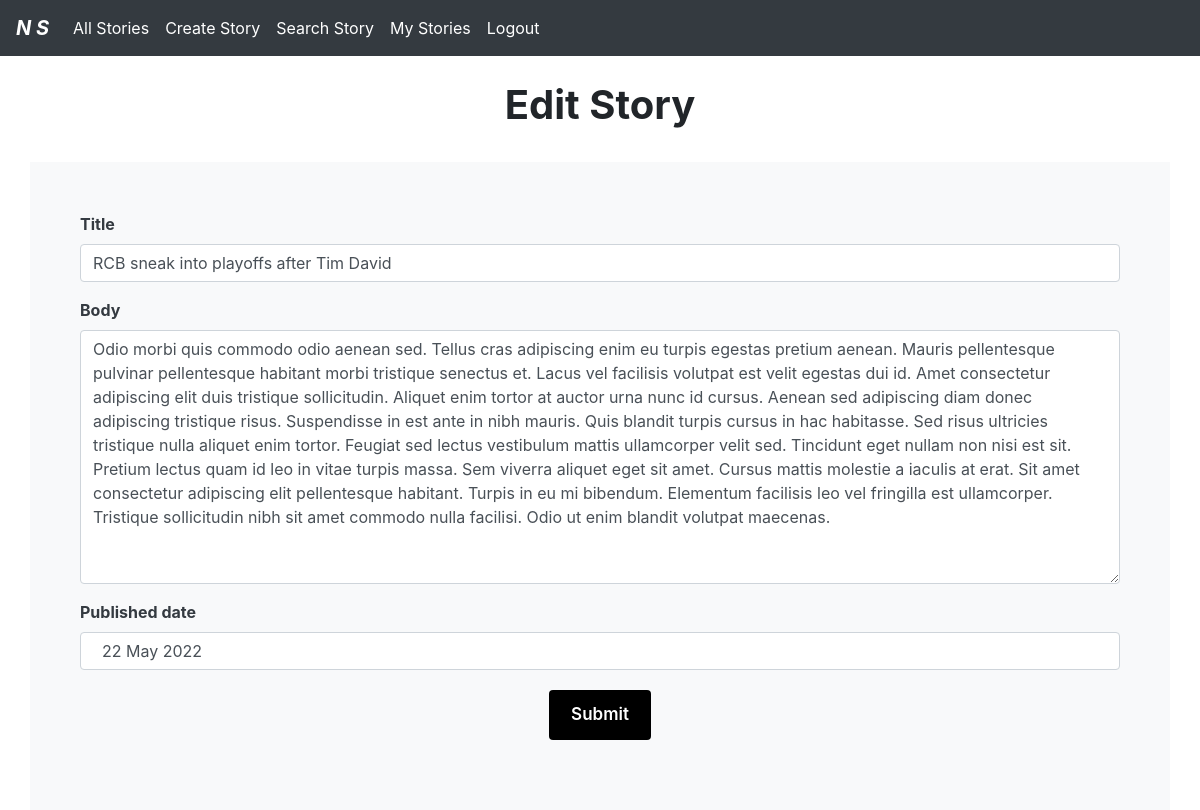
The page /edit.php?Story_id=21 (signed in) on the database its author committed.
### tables this page shows
CREATE TABLE IF NOT EXISTS `story` (
  `id` bigint(20) NOT NULL AUTO_INCREMENT,
  `title` text NOT NULL,
  `body` longtext NOT NULL,
  `p_date` date NOT NULL,
  `user_id` varchar(50) DEFAULT NULL,
  `str_date` varchar(255) DEFAULT NULL,
  PRIMARY KEY (`id`),
  KEY `user_id` (`user_id`)
);

### edit.php (the view, shortened to what this page needs)
<?php
include('db.php');
include('nav.php');
?>
<?php
if (isset($_GET['Story_id']))
{
$Story_id=$_GET['Story_id'];
$sql= "Select *  FROM story where id= $Story_id";
$result = mysqli_query($connection, $sql);
$result = mysqli_fetch_assoc($result);
$N_title= $result['title'];
$N_title=htmlentities($N_title);
$N_text= $result['body'];
$N_date=$result['str_date'];
}
?>
<!DOCTYPE html>
<html lang="en">
<head>
    <link rel="stylesheet" href="https://cdn.jsdelivr.net/npm/bootstrap@4.3.1/dist/css/bootstrap.min.css">
    <link
      rel="stylesheet"
      href="//code.jquery.com/ui/1.13.0/themes/base/jquery-ui.css"
    />
</head>
<body>
<div class= "container " style=" padding:25px; text-align:center;" >
<h1> <b> Edit Story </b></h1>
</div>
  <div class= "container  bg-light text-dark" style=" padding:50px;" >
    <form action="" method="post" class="needs-validation" enctype="multipart/form-data">
        <div class="mb-3">
            <label for="storytitle" class="form-label"><b>Title</b></label>
            <input type="text" class="form-control" id="storytitle" name="title" placeholder=""  value="<?= $N_title?>"required>
        </div>
        <div class="mb-3">
            <label for="Textarea1" class="form-label"> <b>Body</b></label>
            <textarea class="form-control" id="Textarea1" name="text" rows="10" placeholder="" required><?= $N_text?></textarea>
        </div>
        <div class="mb-3">
            <label for="date" class="form-label"><b> Published date</label>
            <input type="text" id="datepicker" class="form-control"  name="date" placeholder=""  value="<?=  $N_date?>" required>
        </div>
     <center>
        <button type="submit" class="button" name="submit" >Submit</button>
        </center>
    </form>
    </div>
</body>
</html>

### edit.php (style rules this page uses)
.button { background-color: black; border: 2px solid transparent; border-radius: 4px; color: white; padding: 10px 20px; text-align: center; text-decoration: none; display: inline-block; font-size: 17px; margin: 4px 2px; cursor: pointer; font-weight: 600; -webkit-transition-duration: 0.1s; transition-duration: 0.1s; }

### rows shown on the page
story: title "RCB sneak into playoffs after Tim David", text "Odio morbi quis commodo odio aenean sed. Tellus cras adipiscing enim eu turpis egestas pretium aenean. Mauris pellentesque pulvinar pellentesque habitant morbi tristique senectus et. Lacus vel facilisis volutpat est velit egestas dui id. Amet consectetur adipiscing elit duis tristique sollicitudin. Aliquet enim tortor at auctor urna nunc id cursus. Aenean sed adipiscing diam donec adipiscing tristique risus. Suspendisse in est ante in nibh mauris. Quis blandit turpis cursus in hac habitasse. Sed risus ultricies tristique nulla aliquet enim tortor. Feugiat sed lectus vestibulum mattis ullamcorper velit sed. Tincidunt eget nullam non nisi est sit. Pretium lectus quam id leo in vitae turpis…", date "22 May 2022"
